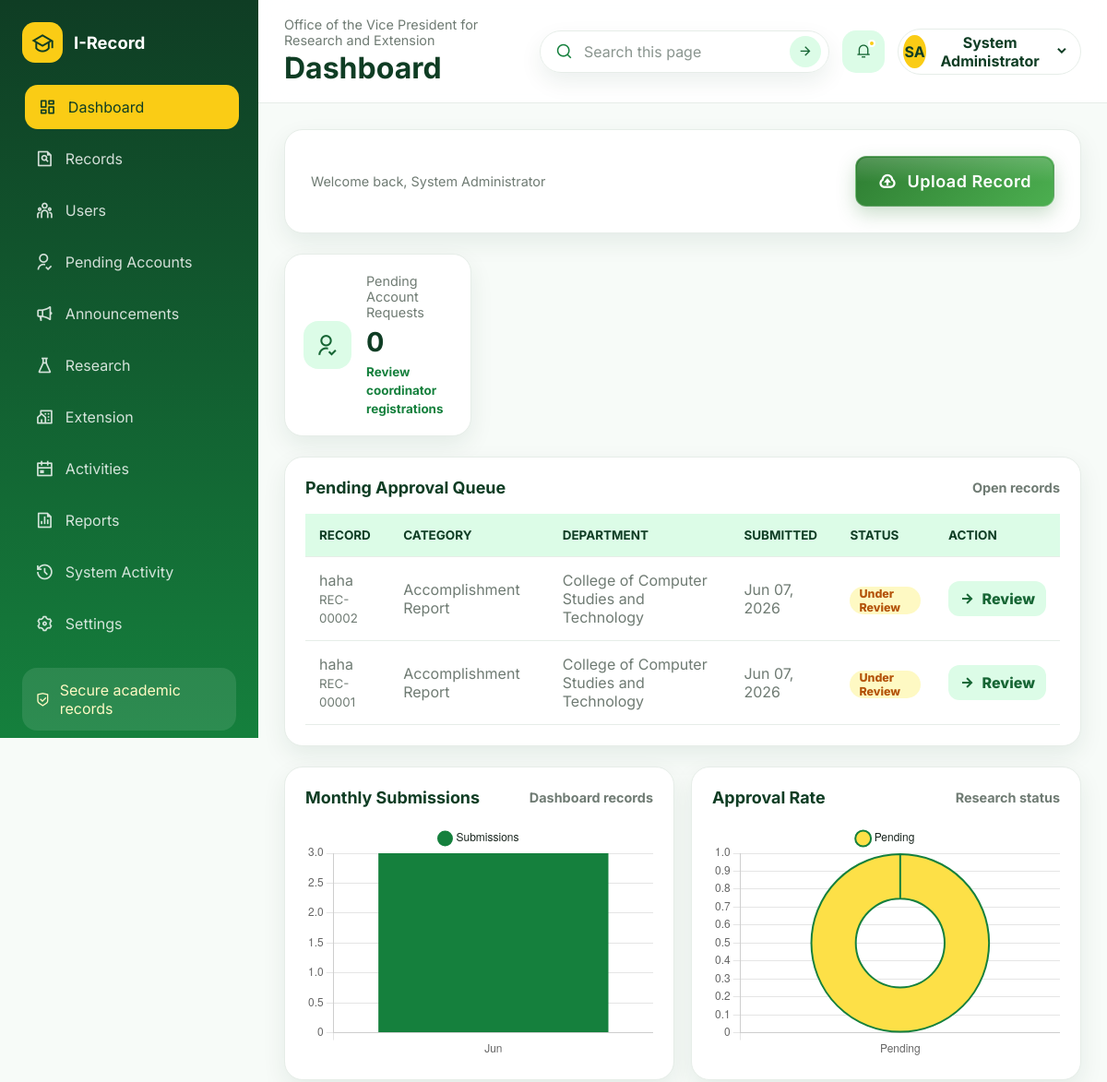
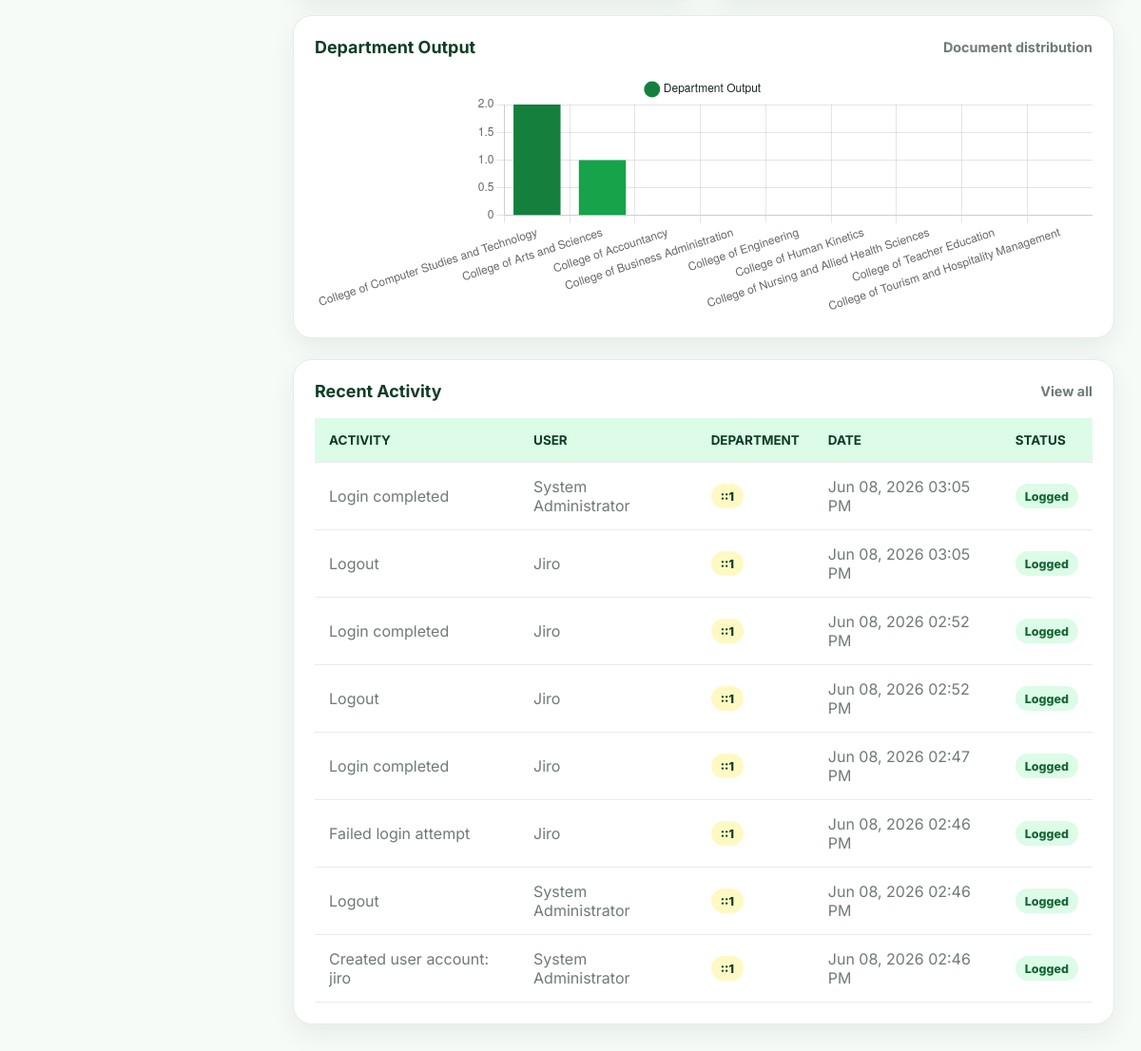
/dashboard.php (signed in), run on the app's committed database (2 pictures, top to bottom).
### tables this page shows
CREATE TABLE users (
  id INT AUTO_INCREMENT PRIMARY KEY,
  fullname VARCHAR(160) NOT NULL,
  gender VARCHAR(30) NULL,
  birthday DATE NULL,
  email VARCHAR(190) NOT NULL UNIQUE,
  phone VARCHAR(30) NULL,
  username VARCHAR(80) NOT NULL UNIQUE,
  password VARCHAR(255) NOT NULL,
  role ENUM('Super Admin','Vice President','OVPRE Staff','Research Coordinator','Extension Coordinator','Faculty Researcher','Evaluator/Reviewer','User') NOT NULL,
  department_id INT NULL,
  status ENUM('Pending','Active','Rejected','Suspended','Inactive','Locked') NOT NULL DEFAULT 'Pending',
  approved_at DATETIME NULL,
  approved_by INT NULL,
  rejected_at DATETIME NULL,
  rejected_by INT NULL,
  rejection_reason TEXT NULL,
  login_attempts INT DEFAULT 0,
  locked_until DATETIME NULL,
  reset_token VARCHAR(255) NULL,
  reset_expires DATETIME NULL,
  last_login_at DATETIME NULL,
  created_by INT NULL,
  deleted_at DATETIME NULL,
  created_at TIMESTAMP DEFAULT CURRENT_TIMESTAMP,
  updated_at TIMESTAMP NULL DEFAULT NULL ON UPDATE CURRENT_TIMESTAMP,
  INDEX idx_users_approved_by (approved_by),
  INDEX idx_users_rejected_by (rejected_by),
  INDEX idx_users_status_created (status, created_at),
  FOREIGN KEY (department_id) REFERENCES departments(id) ON DELETE SET NULL,
  FOREIGN KEY (approved_by) REFERENCES users(id) ON DELETE SET NULL,
  FOREIGN KEY (rejected_by) REFERENCES users(id) ON DELETE SET NULL
);

CREATE TABLE documents (
  id INT AUTO_INCREMENT PRIMARY KEY,
  title VARCHAR(220) NOT NULL,
  category_id INT NOT NULL,
  description TEXT NULL,
  author VARCHAR(160) NOT NULL,
  department_id INT NOT NULL,
  filename VARCHAR(255) NOT NULL,
  original_filename VARCHAR(255) NOT NULL,
  uploaded_by INT NOT NULL,
  assigned_to INT NULL,
  status ENUM('Pending','Under Review','Approved','Declined') DEFAULT 'Pending',
  status_remarks TEXT NULL,
  submission_date DATE NOT NULL,
  archived_at DATETIME NULL,
  created_at TIMESTAMP DEFAULT CURRENT_TIMESTAMP,
  updated_at DATETIME NULL,
  FOREIGN KEY (category_id) REFERENCES categories(id),
  FOREIGN KEY (department_id) REFERENCES departments(id),
  FOREIGN KEY (uploaded_by) REFERENCES users(id)
);

CREATE TABLE categories (
  id INT AUTO_INCREMENT PRIMARY KEY,
  category_name VARCHAR(120) NOT NULL UNIQUE
);

CREATE TABLE departments (
  id INT AUTO_INCREMENT PRIMARY KEY,
  department_name VARCHAR(150) NOT NULL UNIQUE,
  created_at TIMESTAMP DEFAULT CURRENT_TIMESTAMP
);

CREATE TABLE audit_logs (
  id INT AUTO_INCREMENT PRIMARY KEY,
  user_id INT NULL,
  action VARCHAR(255) NOT NULL,
  ip_address VARCHAR(64) NOT NULL,
  created_at TIMESTAMP DEFAULT CURRENT_TIMESTAMP,
  FOREIGN KEY (user_id) REFERENCES users(id) ON DELETE SET NULL
);

### includes/bootstrap.php (called while the page is built, shortened)
<?php
function db(): PDO {
    static $pdo = null;
    if ($pdo instanceof PDO) {
        return $pdo;
    }
    $pdo = new PDO(
        'mysql:host=' . DB_HOST . ';dbname=' . DB_NAME . ';charset=utf8mb4',
        DB_USER,
        DB_PASS,
        [
            PDO::ATTR_ERRMODE => PDO::ERRMODE_EXCEPTION,
            PDO::ATTR_DEFAULT_FETCH_MODE => PDO::FETCH_ASSOC,
        ]
    );
    return $pdo;
}
function h($value): string {
    return htmlspecialchars((string) $value, ENT_QUOTES, 'UTF-8');
}
function current_user(): ?array {
    $stmt = db()->prepare('SELECT * FROM users WHERE id = ? AND status = "Active" AND deleted_at IS NULL LIMIT 1');
    $stmt->execute([$_SESSION['user_id']]);
    return $stmt->fetch() ?: null;
}
function statusClass($status): string {
    return strtolower(str_replace([' ', '/'], '-', (string) $status));
}

### dashboard.php (the view, shortened to what this page needs)
<?php
require_once 'includes/layout.php';
$user = require_login();
$pendingAccountCount = $user['role'] === ROLE_SUPER_ADMIN
    ? (int) db()->query('SELECT COUNT(*) FROM users WHERE status = "Pending" AND deleted_at IS NULL AND role IN ("Research Coordinator", "Extension Coordinator")')->fetchColumn()
    : 0;
$recent = db()->query('SELECT l.*, u.fullname FROM audit_logs l LEFT JOIN users u ON u.id = l.user_id ORDER BY l.created_at DESC LIMIT 8')->fetchAll();
$monthlyDocuments = db()->query("SELECT DATE_FORMAT(created_at, '%b') AS label, COUNT(*) AS total FROM documents WHERE created_at >= DATE_SUB(CURDATE(), INTERVAL 12 MONTH) GROUP BY YEAR(created_at), MONTH(created_at) ORDER BY MIN(created_at)")->fetchAll();
$pendingDocuments = db()->query("SELECT d.id, d.title, d.status, d.submission_date, c.category_name, dep.department_name FROM documents d LEFT JOIN categories c ON c.id = d.category_id LEFT JOIN departments dep ON dep.id = d.department_id WHERE d.archived_at IS NULL AND d.status IN ('Pending', 'Under Review') ORDER BY d.updated_at DESC, d.created_at DESC LIMIT 6")->fetchAll();
$research = db()->query('SELECT status, COUNT(*) total FROM research_projects GROUP BY status')->fetchAll();
$departmentCounts = db()->query('SELECT dep.department_name, COUNT(d.id) total FROM departments dep LEFT JOIN documents d ON d.department_id = dep.id AND d.archived_at IS NULL GROUP BY dep.id ORDER BY total DESC, dep.department_name')->fetchAll();
renderHeader('Dashboard', 'dashboard');
?>
<section class="welcome-panel">
    <div>
        <p>Welcome back, <?php echo h($user['fullname']); ?></p>
    </div>
    <a class="primary-btn" href="upload-document.php"><i class="ri-upload-cloud-line"></i> Upload Record</a>
</section>
<?php if ($user['role'] === ROLE_SUPER_ADMIN): ?>
<section class="summary-grid">
    <a class="summary-card" href="admin-pending-users.php"><div class="summary-icon"><i class="ri-user-follow-line"></i></div><div><p>Pending Account Requests</p><h3><?php echo $pendingAccountCount; ?></h3><span>Review coordinator registrations</span></div></a>
</section>
<?php endif; ?>
<section class="panel">
    <div class="panel-heading">
        <h2>Pending Approval Queue</h2>
        <a href="admin-documents.php?status=Pending">Open records</a>
    </div>
    <div class="table-scroll">
        <table class="data-table portal-table">
            <thead><tr><th>Record</th><th>Category</th><th>Department</th><th>Submitted</th><th>Status</th><th>Action</th></tr></thead>
            <tbody>
                <?php foreach ($pendingDocuments as $document): ?>
                    <tr>
                        <td><?php echo h($document['title']); ?><br><small>REC-<?php echo str_pad((string) $document['id'], 5, '0', STR_PAD_LEFT); ?></small></td>
                        <td><?php echo h($document['category_name'] ?? 'Uncategorized'); ?></td>
                        <td><?php echo h($document['department_name'] ?? 'Unassigned'); ?></td>
                        <td><?php echo h(date('M d, Y', strtotime($document['submission_date']))); ?></td>
                        <td><span class="status-pill status-<?php echo h(statusClass($document['status'])); ?>"><?php echo h($document['status']); ?></span></td>
                        <td><a class="ghost-btn action-btn" href="admin-documents.php?status=<?php echo urlencode($document['status']); ?>"><i class="ri-arrow-right-line"></i><span>Review</span></a></td>
                    </tr>
                <?php endforeach; ?>
            </tbody>
        </table>
    </div>
</section>
<section class="analytics-grid">
    <article class="panel chart-panel"><div class="panel-heading"><h2>Monthly Submissions</h2><span>Dashboard records</span></div><canvas id="reportMonthlyChart"></canvas></article>
    <article class="panel chart-panel"><div class="panel-heading"><h2>Approval Rate</h2><span>Research status</span></div><canvas id="reportResearchChart"></canvas></article>
    <article class="panel chart-panel wide"><div class="panel-heading"><h2>Department Output</h2><span>Document distribution</span></div><canvas id="reportDepartmentChart"></canvas></article>
</section>
<section class="panel">
    <div class="panel-heading">
        <h2>Recent Activity</h2>
        <a href="admin-reports.php">View all</a>
    </div>
    <div class="table-scroll">
        <table class="data-table">
            <thead>
                <tr>
                    <th>Activity</th>
                    <th>User</th>
                    <th>Department</th>
                    <th>Date</th>
                    <th>Status</th>
                </tr>
            </thead>
            <tbody>
                <?php foreach ($recent as $activity): ?>
                    <tr>
                        <td><?php echo h($activity['action']); ?></td>
                        <td><?php echo h($activity['fullname'] ?? 'System'); ?></td>
                        <td><span class="dept-pill"><?php echo h($activity['ip_address']); ?></span></td>
                        <td><?php echo h(date('M d, Y h:i A', strtotime($activity['created_at']))); ?></td>
                        <td><span class="status-pill">Logged</span></td>
                    </tr>
                <?php endforeach; ?>
            </tbody>
        </table>
    </div>
</section>
<script>
window.reportCharts = {
    monthly: <?php echo json_encode($monthlyDocuments); ?>,
    research: <?php echo json_encode($research); ?>,
    departments: <?php echo json_encode($departmentCounts); ?>
};
</script>
<?php renderFooter(); ?>

### includes/layout.php (shortened to what this page needs)
<?php
require_once __DIR__ . '/bootstrap.php';
function activePage($page, $currentPage) {
    return $page === $currentPage ? 'active' : '';
}
function renderHeader($pageTitle, $currentPage) {
    $user = current_user();
    $name = $user['fullname'] ?? 'Guest';
    $initials = implode('', array_map(fn($part) => strtoupper(substr($part, 0, 1)), array_slice(preg_split('/\s+/', trim($name)), 0, 2)));
    $isSuperAdmin = ($user['role'] ?? '') === ROLE_SUPER_ADMIN;
    $pendingAccountCount = $isSuperAdmin ? (int) db()->query('SELECT COUNT(*) FROM users WHERE status = "Pending" AND deleted_at IS NULL AND role IN ("Research Coordinator", "Extension Coordinator")')->fetchColumn() : 0;
?>
<!DOCTYPE html>
<html lang="en">
<head>
    <link rel="stylesheet" href="assets/css/style.css?v=20261005-calendar-reject-fix">
    <link href="https://cdn.jsdelivr.net/npm/remixicon@4.5.0/fonts/remixicon.css" rel="stylesheet">
    <link href="https://cdnjs.cloudflare.com/ajax/libs/font-awesome/6.5.2/css/all.min.css" rel="stylesheet">
</head>
<body>
    <div class="app-shell">
        <aside class="sidebar" id="sidebar">
            <a class="brand" href="dashboard.php">
                <span><i class="ri-graduation-cap-line"></i></span>
                <strong><?php echo APP_NAME; ?></strong>
            </a>
            <nav class="sidebar-nav">
                <a class="<?php echo activePage('dashboard', $currentPage); ?>" href="dashboard.php"><i class="ri-dashboard-line"></i><span>Dashboard</span></a>
                <a class="<?php echo activePage('documents', $currentPage); ?>" href="admin-documents.php"><i class="ri-file-search-line"></i><span>Records</span></a>
                <?php if ($isSuperAdmin): ?>
                    <a class="<?php echo activePage('users', $currentPage); ?>" href="admin-users.php"><i class="ri-team-line"></i><span>Users</span></a>
                    <a class="<?php echo activePage('pending-users', $currentPage); ?>" href="admin-pending-users.php"><i class="ri-user-follow-line"></i><span>Pending Accounts</span></a>
                <?php endif; ?>
                <a class="<?php echo activePage('announcements', $currentPage); ?>" href="announcements.php"><i class="ri-megaphone-line"></i><span>Announcements</span></a>
                <a class="<?php echo activePage('research', $currentPage); ?>" href="research.php"><i class="ri-flask-line"></i><span>Research</span></a>
                <a class="<?php echo activePage('extension', $currentPage); ?>" href="extension.php"><i class="ri-community-line"></i><span>Extension</span></a>
                <a class="<?php echo activePage('activities', $currentPage); ?>" href="activities.php"><i class="ri-calendar-event-line"></i><span>Activities</span></a>
                <a class="<?php echo activePage('reports', $currentPage); ?>" href="admin-reports.php"><i class="ri-file-chart-line"></i><span>Reports</span></a>
                <?php if ($isSuperAdmin): ?>
                    <a class="<?php echo activePage('audit', $currentPage); ?>" href="system-activity.php"><i class="ri-history-line"></i><span>System Activity</span></a>
                    <a class="<?php echo activePage('settings', $currentPage); ?>" href="admin-settings.php"><i class="ri-settings-3-line"></i><span>Settings</span></a>
                <?php endif; ?>
            </nav>
            <div class="sidebar-footer">
                <i class="ri-shield-check-line"></i>
                <span>Secure academic records</span>
            </div>
        </aside>
        <div class="page-wrap">
            <header class="topbar">
                <div class="topbar-title">
                    <p><?php echo h(APP_ORG); ?></p>
                    <h1><?php echo h($pageTitle); ?></h1>
                </div>
                <form class="topbar-search" role="search" data-global-search-form>
                    <i class="ri-search-line"></i>
                    <input type="search" placeholder="Search this page" aria-label="Search visible page content" data-global-search>
                    <button class="topbar-search-submit" type="submit" aria-label="Run search"><i class="ri-arrow-right-line"></i></button>
                </form>
                <button class="topbar-icon" type="button" aria-label="Notifications">
                    <i class="ri-notification-3-line"></i>
                    <span></span>
                </button>
                <div class="profile-menu">
                    <button class="profile-button" type="button" data-profile-toggle>
                        <span class="avatar"><?php echo h($initials ?: 'IR'); ?></span>
                        <span><?php echo h($name); ?></span>
                        <i class="ri-arrow-down-s-line"></i>
                    </button>
                </div>
            </header>
            <main class="content-area">
<?php
}
function renderFooter() {
?>
            </main>
        </div>
    </div>
</body>
</html>
<?php
}
?>

### data on the page
users: fullname "SA", fullname "System Administrator"
documents: title "haha", id "00002", category.category_name "Accomplishment Report", department.department_name "College of Computer Studies and Technology", submission_date "Jun 07, 2026", status "Under Review"
documents: title "haha", id "00001", category.category_name "Accomplishment Report", department.department_name "College of Computer Studies and Technology", submission_date "Jun 07, 2026", status "Under Review"
audit_logs: action "Login completed", user.fullname "System Administrator", ip_address "::1", created_at "Jun 08, 2026 03:05 PM"
audit_logs: action "Logout", user.fullname "Jiro", ip_address "::1", created_at "Jun 08, 2026 03:05 PM"
audit_logs: action "Login completed", user.fullname "Jiro", ip_address "::1", created_at "Jun 08, 2026 02:52 PM"
audit_logs: action "Logout", user.fullname "Jiro", ip_address "::1", created_at "Jun 08, 2026 02:52 PM"
audit_logs: action "Login completed", user.fullname "Jiro", ip_address "::1", created_at "Jun 08, 2026 02:47 PM"
audit_logs: action "Failed login attempt", user.fullname "Jiro", ip_address "::1", created_at "Jun 08, 2026 02:46 PM"
audit_logs: action "Logout", user.fullname "System Administrator", ip_address "::1", created_at "Jun 08, 2026 02:46 PM"
audit_logs: action "Created user account: jiro", user.fullname "System Administrator", ip_address "::1", created_at "Jun 08, 2026 02:46 PM"

### other printed values
APP_NAME "I-Record"
APP_ORG "Office of the Vice President for Research and Extension"
$pageTitle "Dashboard"
$pendingAccountCount "0"
chart data {{ json_encode($monthlyDocuments) }} [{"label":"Jun","total":3}]
